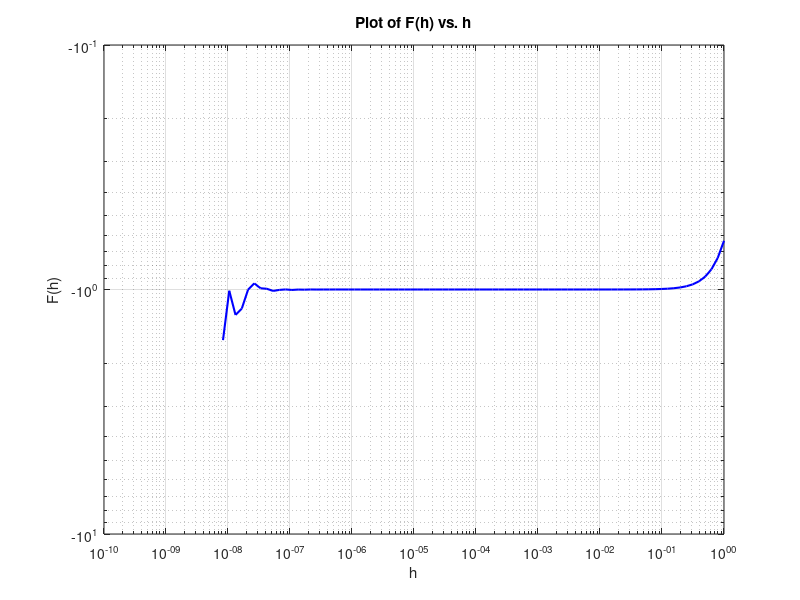
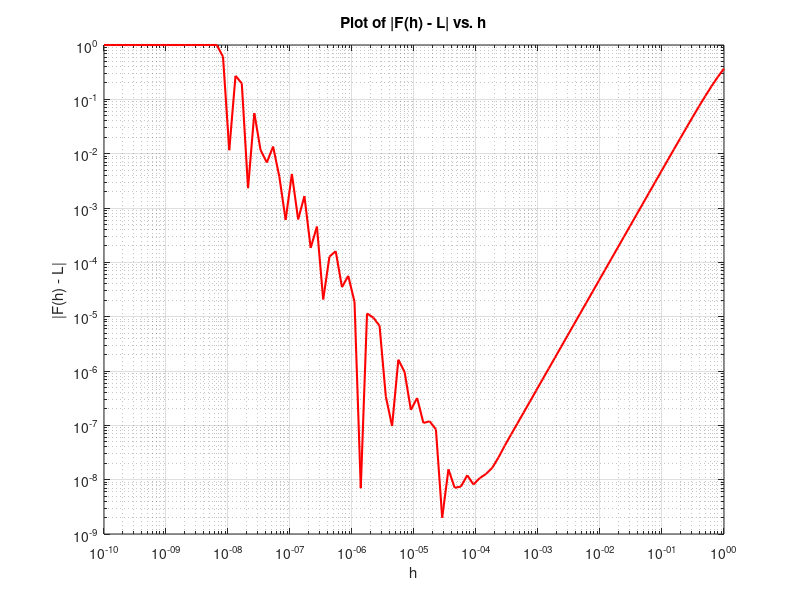

These figures' MATLAB source, in order:
h = logspace(-10, 0, 100); % h values from 10^-10 to 1
F_h = (exp(-h.^2) - 1) ./ h.^2;

% Plot
figure;
loglog(h, F_h, 'b-', 'LineWidth', 1.5);
xlabel('h');
ylabel('F(h)');
title('Plot of F(h) vs. h');
grid on;

L = -1; % Analytical limit
abs_diff = abs(F_h - L);

% Plot
figure;
loglog(h, abs_diff, 'r-', 'LineWidth', 1.5);
xlabel('h');
ylabel('|F(h) - L|');
title('Plot of |F(h) - L| vs. h');
grid on;